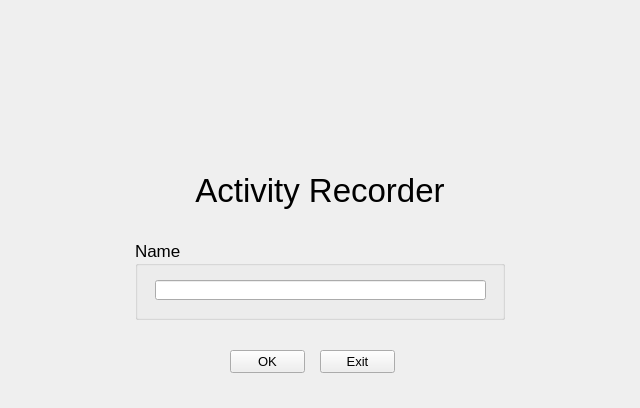
<?xml version="1.0" encoding="UTF-8"?>
<ui version="4.0">
 <class>Form</class>
 <widget class="QWidget" name="Form">
  <property name="geometry">
   <rect>
    <x>0</x>
    <y>0</y>
    <width>640</width>
    <height>408</height>
   </rect>
  </property>
  <property name="windowTitle">
   <string>Form</string>
  </property>
  <widget class="QLabel" name="label">
   <property name="geometry">
    <rect>
     <x>190</x>
     <y>160</y>
     <width>260</width>
     <height>60</height>
    </rect>
   </property>
   <property name="font">
    <font>
     <pointsize>25</pointsize>
     <kerning>true</kerning>
    </font>
   </property>
   <property name="layoutDirection">
    <enum>Qt::LeftToRight</enum>
   </property>
   <property name="autoFillBackground">
    <bool>false</bool>
   </property>
   <property name="text">
    <string>Activity Recorder</string>
   </property>
   <property name="alignment">
    <set>Qt::AlignCenter</set>
   </property>
  </widget>
  <widget class="QGroupBox" name="groupBox">
   <property name="geometry">
    <rect>
     <x>135</x>
     <y>240</y>
     <width>370</width>
     <height>80</height>
    </rect>
   </property>
   <property name="font">
    <font>
     <pointsize>13</pointsize>
    </font>
   </property>
   <property name="title">
    <string>Name</string>
   </property>
   <widget class="QLineEdit" name="userName">
    <property name="geometry">
     <rect>
      <x>20</x>
      <y>40</y>
      <width>331</width>
      <height>20</height>
     </rect>
    </property>
   </widget>
  </widget>
  <widget class="QPushButton" name="okButton">
   <property name="geometry">
    <rect>
     <x>230</x>
     <y>350</y>
     <width>75</width>
     <height>23</height>
    </rect>
   </property>
   <property name="font">
    <font>
     <pointsize>10</pointsize>
    </font>
   </property>
   <property name="text">
    <string>OK</string>
   </property>
  </widget>
  <widget class="QPushButton" name="exitButton">
   <property name="geometry">
    <rect>
     <x>320</x>
     <y>350</y>
     <width>75</width>
     <height>23</height>
    </rect>
   </property>
   <property name="font">
    <font>
     <pointsize>10</pointsize>
    </font>
   </property>
   <property name="text">
    <string>Exit</string>
   </property>
  </widget>
  <widget class="QLabel" name="label_2">
   <property name="geometry">
    <rect>
     <x>260</x>
     <y>50</y>
     <width>111</width>
     <height>101</height>
    </rect>
   </property>
   <property name="text">
    <string/>
   </property>
   <property name="pixmap">
    <pixmap>../resources/Facial-Recognition-Biometric-Face-Security-Scan-Visual-256.png</pixmap>
   </property>
   <property name="scaledContents">
    <bool>true</bool>
   </property>
  </widget>
 </widget>
 <resources>
  <include location="resource.qrc"/>
 </resources>
 <connections/>
</ui>
